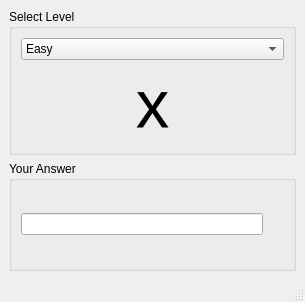
<?xml version="1.0" encoding="UTF-8"?>
<ui version="4.0">
 <class>MainWindow</class>
 <widget class="QMainWindow" name="MainWindow">
  <property name="geometry">
   <rect>
    <x>0</x>
    <y>0</y>
    <width>305</width>
    <height>302</height>
   </rect>
  </property>
  <property name="windowTitle">
   <string>Multiplication Table</string>
  </property>
  <widget class="QWidget" name="centralwidget">
   <layout class="QGridLayout" name="gridLayout_3">

    <item row="1" column="1">
     <widget class="QGroupBox" name="groupBox">
      <property name="title">
       <string>Select Level</string>
      </property>
      <layout class="QGridLayout" name="gridLayout_2">
       <item row="0" column="0">
        <widget class="QComboBox" name="cb_level">
         <item><property name="text"><string>Easy</string></property></item>
         <item><property name="text"><string>Medium</string></property></item>
         <item><property name="text"><string>Hard</string></property></item>
         <item><property name="text"><string>Very Hard</string></property></item>
        </widget>
       </item>

       <item row="1" column="0">
        <layout class="QHBoxLayout">
         <item>
          <widget class="QLabel" name="lbl_num1">
           <property name="font">
            <font><pointsize>50</pointsize><bold>true</bold></font>
           </property>
           <property name="alignment"><set>Qt::AlignCenter</set></property>
          </widget>
         </item>

         <item>
          <widget class="QLabel">
           <property name="font"><font><pointsize>50</pointsize></font></property>
           <property name="text"><string>x</string></property>
           <property name="alignment"><set>Qt::AlignCenter</set></property>
          </widget>
         </item>

         <item>
          <widget class="QLabel" name="lbl_num2">
           <property name="font">
            <font><pointsize>50</pointsize><bold>true</bold></font>
           </property>
           <property name="alignment"><set>Qt::AlignCenter</set></property>
          </widget>
         </item>
        </layout>
       </item>

      </layout>
     </widget>
    </item>

    <item row="2" column="1">
     <widget class="QGroupBox" name="groupBox_2">
      <property name="title">
       <string>Your Answer</string>
      </property>
      <layout class="QGridLayout">

       <item row="0" column="0">
        <widget class="QLineEdit" name="txt_result">
         <property name="alignment"><set>Qt::AlignCenter</set></property>
        </widget>
       </item>

       <item row="0" column="2">
        <widget class="QLabel" name="lbl_result">
         <property name="font">
          <font><pointsize>18</pointsize><bold>true</bold></font>
         </property>
        </widget>
       </item>

      </layout>
     </widget>
    </item>

   </layout>
  </widget>
  <widget class="QStatusBar" name="statusbar"/>
 </widget>
</ui>
